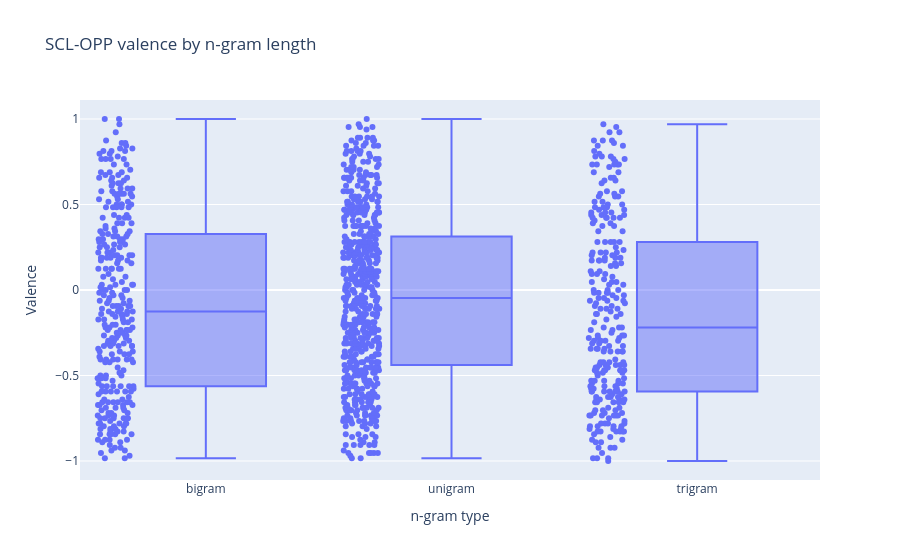

The notebook cell saved with this chart:
### Markdown cell above
## N-gram breakdown

### Code cell
opp['ngrams'] = opp['term'].str.split().str.len()
print(opp['ngrams'].value_counts().sort_index().rename({1:'unigram',2:'bigram',3:'trigram'}).to_string())

fig2 = px.box(opp, x=opp['ngrams'].map({1:'unigram',2:'bigram',3:'trigram'}).fillna('4+'),
    y='opp_valence', points='all',
    title='SCL-OPP valence by n-gram length',
    labels={'x':'n-gram type','opp_valence':'Valence'})
fig2.show()

### Figure 1 — Plotly figure (JSON) as saved in the notebook; plotly's stock layout.template omitted (floating-point values rounded to 4 significant figures; data arrays with more than 128 entries replaced by an {"elided": "..."} marker saying what was removed)
{"data": [{"alignmentgroup": "True", "boxpoints": "all", "hovertemplate": "n-gram type=%{x}<br>Valence=%{y}<extra></extra>", "legendgroup": "", "marker": {"color": "#636efa"}, "name": "", "notched": false, "offsetgroup": "", "orientation": "v", "showlegend": false, "type": "box", "x": {"elided": "1178 str values"}, "x0": " ", "xaxis": "x", "y": {"elided": "1178 float values"}, "y0": " ", "yaxis": "y"}], "layout": {"boxmode": "group", "legend": {"tracegroupgap": 0}, "title": {"text": "SCL-OPP valence by n-gram length"}, "xaxis": {"anchor": "y", "domain": [0.0, 1.0], "title": {"text": "n-gram type"}}, "yaxis": {"anchor": "x", "domain": [0.0, 1.0], "title": {"text": "Valence"}}}}
